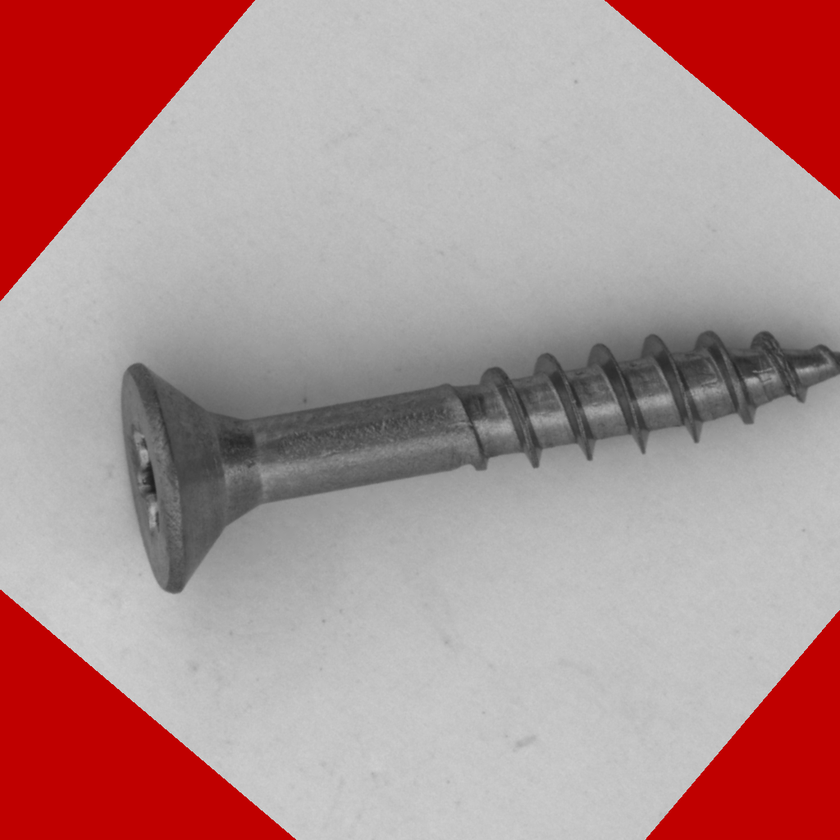
#> input picture scratch/aligned_screw/train/good/000.png, 840 x 840 px, shrunk from 1024 x 1024 before the run; its folder holds only this picture in this run
$ python inspect_cable_colors.py
#> lines starting #> are read from the running program, lines starting #| are printed output that depends on the picture; after the words box and inside, x2 and y2 are one past the last pixel; in counts of white or black regions, pixels touching at a corner belong together
from pathlib import Path
from PIL import Image
import numpy as np
import cv2

def analyze_wires(img_path):
    arr = np.array(Image.open(img_path))
#> arr is the input picture: shape (840, 840, 3); mean R, G, B 175.9, 142.8, 142.8
    hsv = cv2.cvtColor(arr, cv2.COLOR_RGB2HSV)
#> hsv: shape (840, 840, 3); mean H, S, V 0.2, 44, 176
    H, S, V = hsv[:, :, 0], hsv[:, :, 1], hsv[:, :, 2]
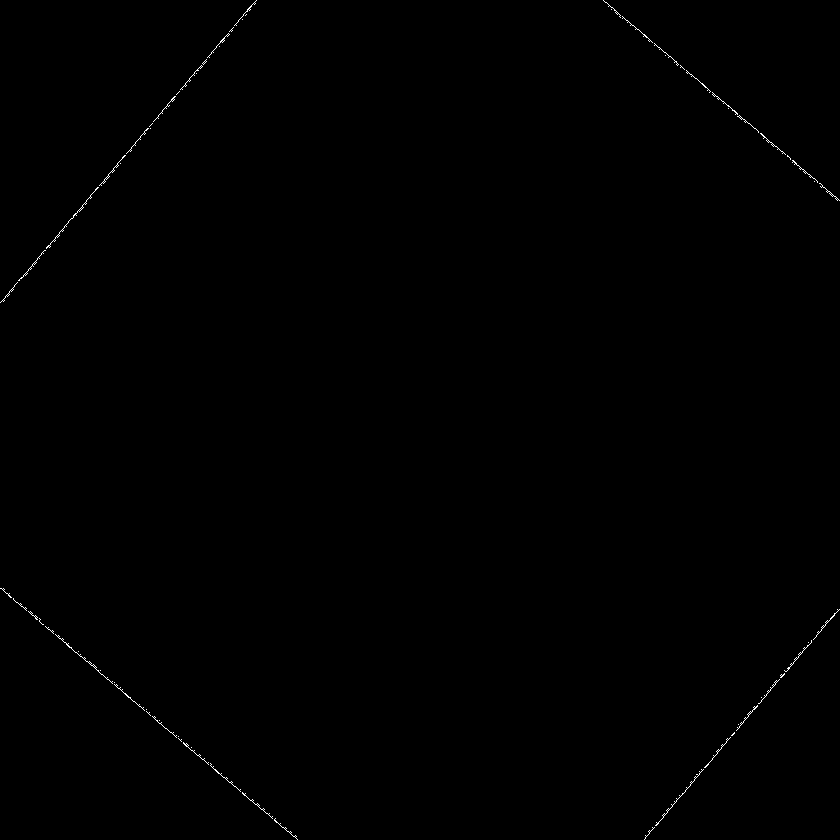
#> H: shape (840, 840); values 0 (black) and 90 (white), 0.21% white in thin lines or dots
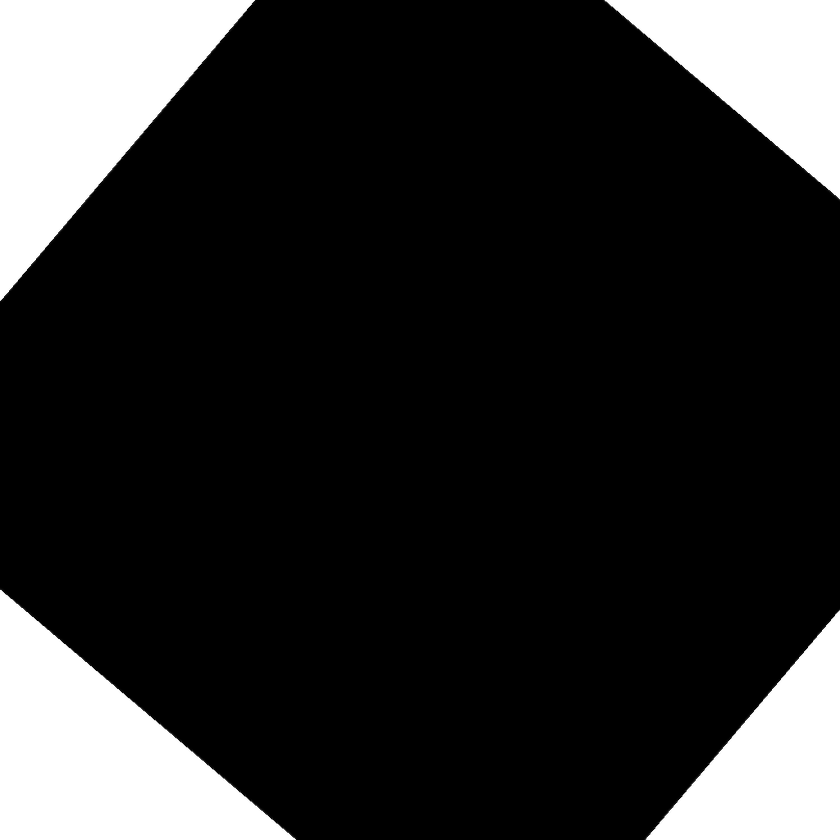
#> S: shape (840, 840); min 0, max 255, mean 44
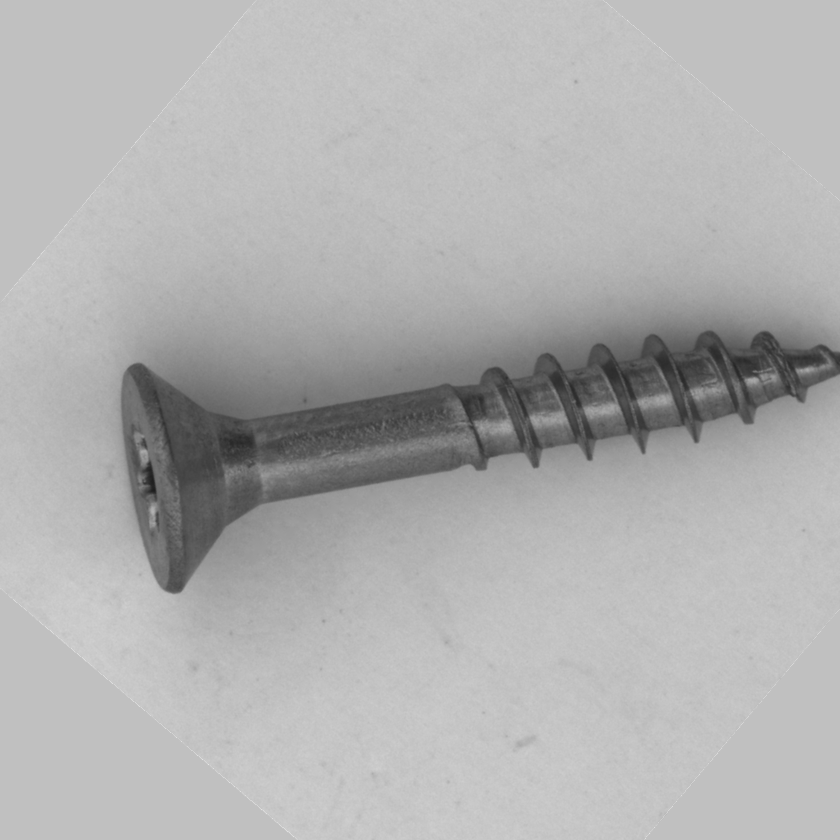
#> V: shape (840, 840); min 30, max 230, mean 176
    red = ((H < 10) | (H > 170)) & (S > 70) & (V > 50)
#> red: shape (840, 840) bool; 17.3% white; 4 white regions, box (x1, y1, x2, y2) and area: (0, 0, 255, 301) 38596, (0, 590, 296, 840) 37281, (604, 0, 840, 199) 23559, (645, 610, 840, 840) 22531
    yellow = (H >= 15) & (H <= 35) & (S > 70) & (V > 70)
#> yellow: shape (840, 840) bool; every value is 0
    green = (H >= 35) & (H <= 85) & (S > 50) & (V > 50)
    blue = (H >= 85) & (H <= 130) & (S > 50) & (V > 50)
    return {'red': int(np.sum(red)), 'yellow': int(np.sum(yellow)), 'green': int(np.sum(green)), 'blue': int(np.sum(blue))}

for folder in ['good', 'missing_wire', 'missing_cable', 'poke_insulation']:
    paths = sorted((Path('data/raw/mvtec_ad/cable/test') / folder).glob('*.png'))[:5]
    print(f'=== {folder} ===')
    for p in paths:
        w = analyze_wires(p)
#> w = {'red': 121967, 'yellow': 0, 'green': 0, 'blue': 0}
        print(f"  {p.name}: red={w['red']:6d}, yellow={w['yellow']:6d}, green={w['green']:6d}, blue={w['blue']:6d}")
#|   000.png: red=121967, yellow=     0, green=     0, blue=     0
